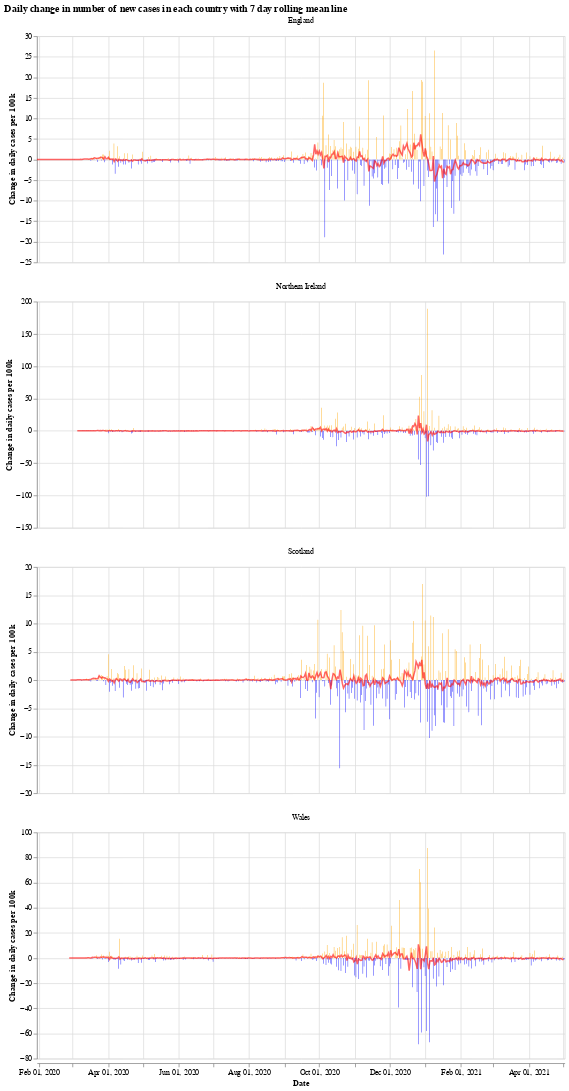

Notebook cell for this chart:
### Markdown cell above
We will use the Python library `Altair` for visualising the data, see the [altair docs](https://altair-viz.github.io/) for more information.

First we have a graph which shows the daily change in the number of new cases for each country. This number jumps up and down all over the place, which is likely due to delay in reporting of new cases over the weekend. Another interesting thing is that it looks like the daily cases in Wales experienced a much shorter period of calm over the summer (calm in the sense of daily cases not jumping up and down).

The orange bars are days when the number of new cases (per 100k population) was more than the previous day, while the blue are days when the number of new cases dropped. The red line is the 7 day moving average. 

When the moving average line is below 0, it means that there is a consistent drop in new cases. We can see this clearly happening around the times that lockdowns were introduced (though, to varying degrees). I will update the graphs soon with a marker of when each lockdown started.

### Code cell
# collapse
import altair as alt

bars = alt.Chart(uk_cases).mark_bar().encode(
    x=alt.X("yearmonthdate(date):T", axis=alt.Axis(title='Date')),
    y=alt.Y("casesChangeRate:Q", axis=alt.Axis(title='Change in daily cases per 100k')),
    tooltip='casesChange',
    color=alt.condition(
        alt.datum.casesChangeRate > 0,
        alt.value("orange"),  # The positive color
        alt.value("blue")  # The negative color
    )
).properties(title='Daily change in number of new cases with 7 day rolling mean',width=700).interactive()

line = alt.Chart(uk_cases).mark_line(
    color='red',
    size=2,
    opacity=0.6
).transform_window(
    rolling_mean='mean(casesChangeRate)',
    frame=[0, 7],
    groupby=['areaName']
).encode(
    x='yearmonthdate(date):T',
    y='rolling_mean:Q'
)

alt.layer(bars, line, data=uk_cases).facet(alt.Column(
    'areaName', title=''), columns=1).resolve_scale(y='independent').properties(title='Daily change in number of new cases in each country with 7 day rolling mean line')

### Figure 1 — Vega-Lite specification as saved in the notebook (floating-point values rounded to 4 significant figures; data arrays with more than 128 entries replaced by an {"elided": "..."} marker saying what was removed)
{"config": {"view": {"continuousWidth": 400, "continuousHeight": 300}}, "data": {"name": "data-a08e1589687e5948c7a47a5dcf5a3c73"}, "facet": {"type": "nominal", "field": "areaName", "title": ""}, "spec": {"layer": [{"mark": "bar", "encoding": {"color": {"condition": {"value": "orange", "test": "(datum.casesChangeRate > 0)"}, "value": "blue"}, "tooltip": {"type": "quantitative", "field": "casesChange"}, "x": {"type": "temporal", "axis": {"title": "Date"}, "field": "date", "timeUnit": "yearmonthdate"}, "y": {"type": "quantitative", "axis": {"title": "Change in daily cases per 100k"}, "field": "casesChangeRate"}}, "selection": {"selector001": {"type": "interval", "bind": "scales", "encodings": ["x", "y"]}}, "title": "Daily change in number of new cases with 7 day rolling mean", "width": 700}, {"mark": {"type": "line", "color": "red", "opacity": 0.6, "size": 2}, "encoding": {"x": {"type": "temporal", "field": "date", "timeUnit": "yearmonthdate"}, "y": {"type": "quantitative", "field": "rolling_mean"}}, "transform": [{"window": [{"op": "mean", "field": "casesChangeRate", "as": "rolling_mean"}], "frame": [0, 7], "groupby": ["areaName"]}]}]}, "columns": 1, "resolve": {"scale": {"y": "independent"}}, "title": "Daily change in number of new cases in each country with 7 day rolling mean line", "$schema": "https://vega.github.io/schema/vega-lite/v4.8.1.json", "datasets": {"data-a08e1589687e5948c7a47a5dcf5a3c73": {"elided": "1740 records"}}}
